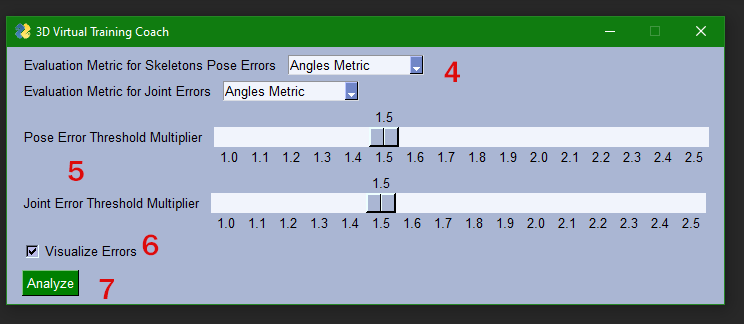
#> input picture Images/AnalyzeWindow.png, 744 x 324 px
$ python ImagesPreProcessing.py --directory ../Images
#> lines starting #> are read from the running program, lines starting #| are printed output that depends on the picture
from __future__ import print_function

import os

import argparse
import imutils
import cv2
from natsort import os_sorted


def convert_to_256(image_path):
#> called with image_path = '../Images/AnalyzeWindow.png'
    im = cv2.imread(image_path)
#> im is the input picture: shape (324, 744, 3); mean B, G, R 167.1, 158.4, 140.2
    height, width = im.shape[:2]
#> height = 324; width = 744
    if height > width:
        im = imutils.resize(im, height=256)
        width = im.shape[1]
        bordersize = int((256 - width) / 2)
        padded_im = cv2.copyMakeBorder(
            im,
            left=bordersize,
            right=bordersize,
            top=0,
            bottom=0,
            borderType=cv2.BORDER_CONSTANT,
            value=[0, 0, 0]
        )
    else:
        im = imutils.resize(im, width=256)
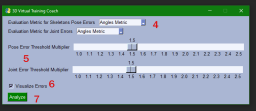
#> im: shape (111, 256, 3); mean B, G, R 167.1, 158.4, 140.2
        height = im.shape[0]
#> height = 111
        bordersize = int((256 - height) / 2)
#> bordersize = 72
        padded_im = cv2.copyMakeBorder(
            im,
            left=0,
            right=0,
            top=bordersize,
            bottom=bordersize,
            borderType=cv2.BORDER_CONSTANT,
            value=[0, 0, 0]
        )
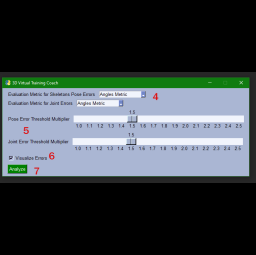
#> padded_im: shape (255, 256, 3); mean B, G, R 72.7, 69, 61

    #cv2.imshow('padded_im', padded_im)
    return padded_im

def main():

    parser = argparse.ArgumentParser(description='Joint Dataset Converter', allow_abbrev=False)
    parser.add_argument('--directory', type=str, required=True)
    opts = parser.parse_args()
    directory = opts.directory
    for image in os_sorted(os.listdir(directory)):
        os.makedirs(directory.replace("Frames", "PaddedFrames"), exist_ok=True)
        cv2.imwrite(directory.replace("Frames", "PaddedFrames") + "/" + image, convert_to_256(opts.directory + "/" + image))
#> pass 2 of the loop in main, `for image in os_sorted(os.listdir(directory)):`:
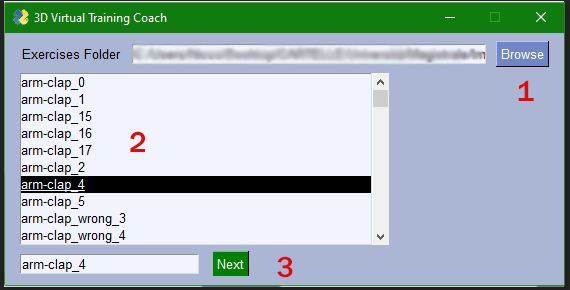
#> input picture Images/BrowseWindow.png, 570 x 290 px
#> in convert_to_256, im is the input picture: shape (290, 570, 3); mean B, G, R 187.7, 185, 167.7
#> in convert_to_256 (call 2), `im = imutils.resize(im, width=256)`:
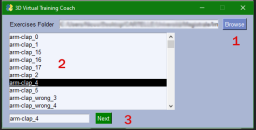
#> im: shape (130, 256, 3); mean B, G, R 187.7, 185, 167.7
#> in convert_to_256 (call 2), `padded_im = cv2.copyMakeBorder( im, left=0, right=0, top=bordersize, b..`:
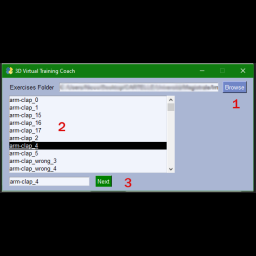
#> padded_im: shape (256, 256, 3); mean B, G, R 95.3, 94, 85.2

    print("Finita la cartella:" + directory)

if __name__ == "__main__":
    main()

# initialize the HOG descriptor/person detector
